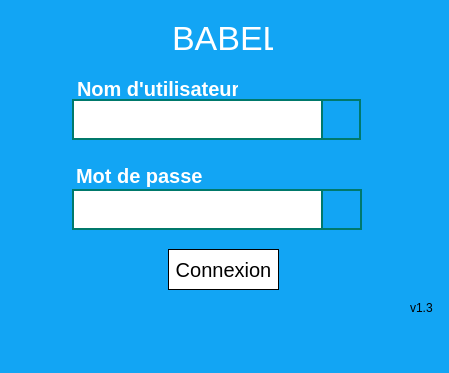
<?xml version="1.0" encoding="UTF-8"?>
<ui version="4.0">
 <class>Login</class>
 <widget class="QWidget" name="Login">
  <property name="geometry">
   <rect>
    <x>0</x>
    <y>0</y>
    <width>449</width>
    <height>373</height>
   </rect>
  </property>
  <property name="windowTitle">
   <string>Login</string>
  </property>
  <property name="styleSheet">
   <string notr="true">font: 25 12pt &quot;Roboto&quot;;</string>
  </property>
  <widget class="QLineEdit" name="usernameEdit">
   <property name="geometry">
    <rect>
     <x>72</x>
     <y>99</y>
     <width>251</width>
     <height>41</height>
    </rect>
   </property>
   <property name="styleSheet">
    <string notr="true">border: 2px solid #00796B;</string>
   </property>
  </widget>
  <widget class="QLineEdit" name="passwordEdit">
   <property name="geometry">
    <rect>
     <x>72</x>
     <y>189</y>
     <width>251</width>
     <height>41</height>
    </rect>
   </property>
   <property name="styleSheet">
    <string notr="true">border: 2px solid #00796B;</string>
   </property>
   <property name="echoMode">
    <enum>QLineEdit::Password</enum>
   </property>
  </widget>
  <widget class="QLabel" name="label">
   <property name="geometry">
    <rect>
     <x>77</x>
     <y>73</y>
     <width>161</width>
     <height>31</height>
    </rect>
   </property>
   <property name="styleSheet">
    <string notr="true">color: #FFFFFF;
font-weight: bold;
font-size: 20px;</string>
   </property>
   <property name="text">
    <string>Nom d'utilisateur</string>
   </property>
  </widget>
  <widget class="QLabel" name="label_2">
   <property name="geometry">
    <rect>
     <x>76</x>
     <y>160</y>
     <width>131</width>
     <height>31</height>
    </rect>
   </property>
   <property name="styleSheet">
    <string notr="true">color: #FFFFFF;
font-weight: bold;
font-size: 20px;</string>
   </property>
   <property name="text">
    <string>Mot de passe</string>
   </property>
  </widget>
  <widget class="QPushButton" name="connexionButton">
   <property name="geometry">
    <rect>
     <x>168</x>
     <y>249</y>
     <width>111</width>
     <height>41</height>
    </rect>
   </property>
   <property name="styleSheet">
    <string notr="true">border: 1px solid #000000;
background-color: #FFFFFF;
font-size: 20px;</string>
   </property>
   <property name="text">
    <string>Connexion</string>
   </property>
  </widget>
  <widget class="QLabel" name="label_3">
   <property name="geometry">
    <rect>
     <x>172</x>
     <y>18</y>
     <width>101</width>
     <height>41</height>
    </rect>
   </property>
   <property name="styleSheet">
    <string notr="true">text-transform: uppercase;
color: #FFFFFF;
font-size: 34px;
font-weight: light;</string>
   </property>
   <property name="text">
    <string>BABEL</string>
   </property>
  </widget>
  <widget class="QFrame" name="frame">
   <property name="geometry">
    <rect>
     <x>-10</x>
     <y>-10</y>
     <width>461</width>
     <height>391</height>
    </rect>
   </property>
   <property name="styleSheet">
    <string notr="true">background-color: #12A5F4;</string>
   </property>
   <property name="frameShape">
    <enum>QFrame::StyledPanel</enum>
   </property>
   <property name="frameShadow">
    <enum>QFrame::Raised</enum>
   </property>
   <widget class="QLabel" name="label_6">
    <property name="geometry">
     <rect>
      <x>330</x>
      <y>109</y>
      <width>41</width>
      <height>41</height>
     </rect>
    </property>
    <property name="styleSheet">
     <string notr="true">border: 2px solid #00796B;</string>
    </property>
    <property name="text">
     <string/>
    </property>
    <property name="pixmap">
     <pixmap resource="resources.qrc">:/images/user.png</pixmap>
    </property>
    <property name="scaledContents">
     <bool>true</bool>
    </property>
   </widget>
   <widget class="QLabel" name="label_7">
    <property name="geometry">
     <rect>
      <x>331</x>
      <y>199</y>
      <width>41</width>
      <height>41</height>
     </rect>
    </property>
    <property name="styleSheet">
     <string notr="true">border: 2px solid #00796B;</string>
    </property>
    <property name="text">
     <string/>
    </property>
    <property name="pixmap">
     <pixmap resource="resources.qrc">:/images/pass.png</pixmap>
    </property>
    <property name="scaledContents">
     <bool>true</bool>
    </property>
   </widget>
   <widget class="QLabel" name="label_8">
    <property name="geometry">
     <rect>
      <x>-63</x>
      <y>300</y>
      <width>591</width>
      <height>101</height>
     </rect>
    </property>
    <property name="text">
     <string/>
    </property>
    <property name="pixmap">
     <pixmap resource="resources.qrc">:/images/cloud2.png</pixmap>
    </property>
    <property name="scaledContents">
     <bool>true</bool>
    </property>
   </widget>
   <widget class="QLabel" name="label_4">
    <property name="geometry">
     <rect>
      <x>420</x>
      <y>310</y>
      <width>31</width>
      <height>16</height>
     </rect>
    </property>
    <property name="text">
     <string>v1.3</string>
    </property>
   </widget>
   <widget class="QLabel" name="label_5">
    <property name="geometry">
     <rect>
      <x>300</x>
      <y>50</y>
      <width>121</width>
      <height>81</height>
     </rect>
    </property>
    <property name="styleSheet">
     <string notr="true">background: none;</string>
    </property>
    <property name="text">
     <string/>
    </property>
    <property name="pixmap">
     <pixmap resource="resources.qrc">:/images/bird.png</pixmap>
    </property>
    <property name="scaledContents">
     <bool>true</bool>
    </property>
   </widget>
   <widget class="QLabel" name="label_9">
    <property name="geometry">
     <rect>
      <x>10</x>
      <y>240</y>
      <width>181</width>
      <height>121</height>
     </rect>
    </property>
    <property name="styleSheet">
     <string notr="true">background: none;</string>
    </property>
    <property name="text">
     <string/>
    </property>
    <property name="pixmap">
     <pixmap resource="resources.qrc">:/images/bird2.png</pixmap>
    </property>
    <property name="scaledContents">
     <bool>true</bool>
    </property>
   </widget>
   <widget class="QLabel" name="label_10">
    <property name="geometry">
     <rect>
      <x>390</x>
      <y>170</y>
      <width>111</width>
      <height>101</height>
     </rect>
    </property>
    <property name="styleSheet">
     <string notr="true">background: none;</string>
    </property>
    <property name="text">
     <string/>
    </property>
    <property name="pixmap">
     <pixmap resource="resources.qrc">:/images/isle.png</pixmap>
    </property>
    <property name="scaledContents">
     <bool>true</bool>
    </property>
   </widget>
   <widget class="QLabel" name="label_11">
    <property name="geometry">
     <rect>
      <x>-60</x>
      <y>-40</y>
      <width>191</width>
      <height>161</height>
     </rect>
    </property>
    <property name="text">
     <string/>
    </property>
    <property name="pixmap">
     <pixmap resource="resources.qrc">:/images/tardis.png</pixmap>
    </property>
    <property name="scaledContents">
     <bool>true</bool>
    </property>
   </widget>
   <zorder>label_11</zorder>
   <zorder>label_5</zorder>
   <zorder>label_6</zorder>
   <zorder>label_7</zorder>
   <zorder>lineEdit_3</zorder>
   <zorder>label_8</zorder>
   <zorder>label_4</zorder>
   <zorder>label_9</zorder>
   <zorder>label_10</zorder>
  </widget>
  <zorder>frame</zorder>
  <zorder>usernameEdit</zorder>
  <zorder>passwordEdit</zorder>
  <zorder>label</zorder>
  <zorder>label_2</zorder>
  <zorder>connexionButton</zorder>
  <zorder>label_3</zorder>
 </widget>
 <resources>
  <include location="resources.qrc"/>
 </resources>
 <connections/>
</ui>
